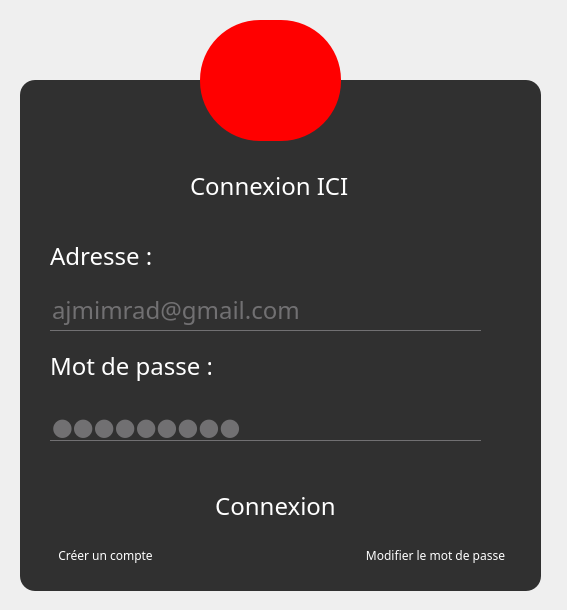
<?xml version="1.0" encoding="UTF-8"?>
<ui version="4.0">
 <class>MainWindow</class>
 <widget class="QMainWindow" name="MainWindow">
  <property name="geometry">
   <rect>
    <x>0</x>
    <y>0</y>
    <width>567</width>
    <height>610</height>
   </rect>
  </property>
  <property name="windowTitle">
   <string>Connexion</string>
  </property>
  <property name="styleSheet">
   <string notr="true">#pushButton
{
background:red;
border-radius:60px
}
# QWidget{
# background-image:url(:/newPrefix/bg.png);}</string>
  </property>
  <widget class="QWidget" name="centralwidget">
   <widget class="QFrame" name="frame">
    <property name="geometry">
     <rect>
      <x>20</x>
      <y>80</y>
      <width>521</width>
      <height>511</height>
     </rect>
    </property>
    <property name="styleSheet">
     <string notr="true">QFrame
{
background:rgba(0,0,0,0.8);
border-radius: 15px;
}</string>
    </property>
    <property name="frameShape">
     <enum>QFrame::StyledPanel</enum>
    </property>
    <property name="frameShadow">
     <enum>QFrame::Raised</enum>
    </property>
    <widget class="QPushButton" name="login">
     <property name="geometry">
      <rect>
       <x>20</x>
       <y>400</y>
       <width>471</width>
       <height>51</height>
      </rect>
     </property>
     <property name="styleSheet">
      <string notr="true">QPushButton{
color:white;
border-radius:15px;
font-family:century gothiw ;
font-size:24px;}

QPushButton:hover{
color:#333;
border-radius:15px;
background:red;
}</string>
     </property>
     <property name="text">
      <string>Connexion</string>
     </property>
    </widget>
    <widget class="QLineEdit" name="adresse">
     <property name="geometry">
      <rect>
       <x>30</x>
       <y>210</y>
       <width>431</width>
       <height>41</height>
      </rect>
     </property>
     <property name="styleSheet">
      <string notr="true">QLineEdit
{
background:transparent;

color:#717072;

font-family:century gothiw ;
font-size:24px;

border:none;
border-bottom:1px solid #717072;
}</string>
     </property>
     <property name="text">
      <string>ajmimrad@gmail.com</string>
     </property>
     <property name="placeholderText">
      <string>Adresse</string>
     </property>
    </widget>
    <widget class="QLineEdit" name="mot_de_passe">
     <property name="geometry">
      <rect>
       <x>30</x>
       <y>330</y>
       <width>431</width>
       <height>31</height>
      </rect>
     </property>
     <property name="styleSheet">
      <string notr="true">QLineEdit
{
background:transparent;
border:none;
color:#717072;

font-family:century gothiw ;
font-size:24px;
border-bottom:1px solid #717072;
}</string>
     </property>
     <property name="text">
      <string>ajmimrad0</string>
     </property>
     <property name="echoMode">
      <enum>QLineEdit::Password</enum>
     </property>
     <property name="placeholderText">
      <string>Mot de passe</string>
     </property>
    </widget>
    <widget class="QLabel" name="label">
     <property name="geometry">
      <rect>
       <x>170</x>
       <y>70</y>
       <width>171</width>
       <height>71</height>
      </rect>
     </property>
     <property name="styleSheet">
      <string notr="true">*{
font-family:century gothiw ;
font-size:24px;
}

QLabel {
color:white;
background:transparent;
}


</string>
     </property>
     <property name="text">
      <string>Connexion ICI</string>
     </property>
    </widget>
    <widget class="QLabel" name="label_2">
     <property name="geometry">
      <rect>
       <x>30</x>
       <y>150</y>
       <width>161</width>
       <height>51</height>
      </rect>
     </property>
     <property name="styleSheet">
      <string notr="true">*{
font-family:century gothiw ;
font-size:24px;
}

QLabel {
color:white;
background:transparent;
}


</string>
     </property>
     <property name="text">
      <string>Adresse :</string>
     </property>
    </widget>
    <widget class="QLabel" name="label_3">
     <property name="geometry">
      <rect>
       <x>30</x>
       <y>260</y>
       <width>161</width>
       <height>51</height>
      </rect>
     </property>
     <property name="styleSheet">
      <string notr="true">*{
font-family:century gothiw ;
font-size:24px;
}

QLabel {
color:white;
background:transparent;
}


</string>
     </property>
     <property name="text">
      <string>Mot de passe :</string>
     </property>
    </widget>
    <widget class="QPushButton" name="nv_compte">
     <property name="geometry">
      <rect>
       <x>20</x>
       <y>460</y>
       <width>131</width>
       <height>31</height>
      </rect>
     </property>
     <property name="styleSheet">
      <string notr="true">QPushButton{
color:white;
border-radius:15px;
font-family:century gothiw ;
font-size:12px;}

QPushButton:hover{
color:#333;
border-radius:15px;
background:red;
}</string>
     </property>
     <property name="text">
      <string>Créer un compte</string>
     </property>
    </widget>
    <widget class="QPushButton" name="modifier">
     <property name="geometry">
      <rect>
       <x>330</x>
       <y>460</y>
       <width>171</width>
       <height>31</height>
      </rect>
     </property>
     <property name="styleSheet">
      <string notr="true">QPushButton{
color:white;
border-radius:15px;
font-family:century gothiw ;
font-size:12px;}

QPushButton:hover{
color:#333;
border-radius:15px;
background:red;
}</string>
     </property>
     <property name="text">
      <string>Modifier le mot de passe</string>
     </property>
    </widget>
   </widget>
   <widget class="QToolButton" name="toolButton">
    <property name="geometry">
     <rect>
      <x>200</x>
      <y>20</y>
      <width>141</width>
      <height>121</height>
     </rect>
    </property>
    <property name="styleSheet">
     <string notr="true">#toolButton

{
background:red;
border-radius:60px;
}</string>
    </property>
    <property name="text">
     <string/>
    </property>
    <property name="icon">
     <iconset>
      <normaloff>C:/Users/HP/Pictures/Camera Roll/user.png</normaloff>C:/Users/HP/Pictures/Camera Roll/user.png</iconset>
    </property>
    <property name="iconSize">
     <size>
      <width>50</width>
      <height>60</height>
     </size>
    </property>
   </widget>
  </widget>
 </widget>
 <resources>
  <include location="C:/Users/HP/Pictures/Camera Roll/user.qrc"/>
 </resources>
 <connections/>
</ui>
